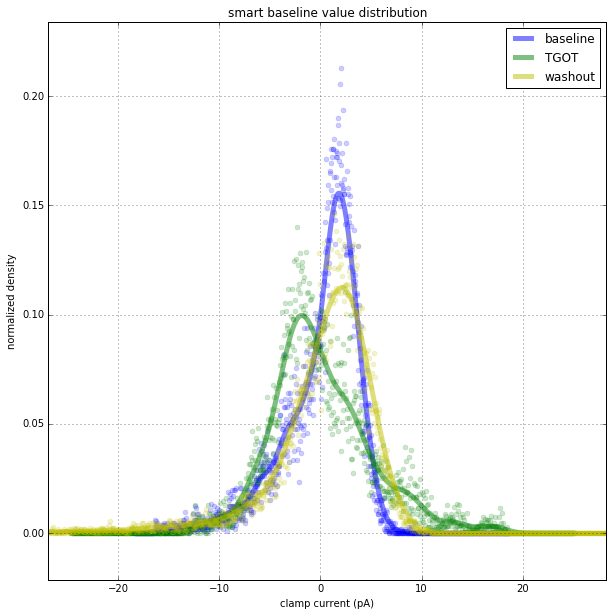

Reproduce this figure in Python.
"""
MOST OF THIS CODE IS NOT USED
ITS COPY/PASTED AND LEFT HERE FOR CONVENIENCE
"""

import os
import sys

# in case our module isn't installed (running from this folder)
if not os.path.abspath('../../../') in sys.path:
    sys.path.append('../../../') # helps spyder get docs

import swhlab
import swhlab.common as cm
import matplotlib.pyplot as plt
import numpy as np

import warnings # suppress VisibleDeprecationWarning warning
warnings.filterwarnings("ignore", category=np.VisibleDeprecationWarning)

def analyzeSweep(abf,plotToo=True,color=None,label=None):
    Y=abf.sweepYsmartbase()[abf.pointsPerSec*.5:]
    AV,SD=np.average(Y),np.std(Y)
    dev=5 # number of stdevs from the avg to set the range
    R1,R2=[(AV-SD)*dev,(AV+SD)*dev]
    nBins=1000
    hist,bins=np.histogram(Y,bins=nBins,range=[R1,R2],density=True)
    histSmooth=abf.convolve(hist,cm.kernel_gaussian(nBins/5))

    if plotToo:
        plt.plot(bins[1:],hist,'.',color=color,alpha=.2,ms=10)
        plt.plot(bins[1:],histSmooth,'-',color=color,lw=5,alpha=.5,label=label)

    return

if __name__=="__main__":
    #abfFile=R"C:\Users\scott\Documents\important\demodata\abfs\16d07022.abf"
    abfFile=R"X:\Data\2P01\2016\2016-09-01 PIR TGOT\16d07022.abf"
    abf=swhlab.ABF(abfFile)

    # prepare figure
    plt.figure(figsize=(10,10))
    plt.grid()
    plt.title("smart baseline value distribution")
    plt.xlabel(abf.units2)
    plt.ylabel("normalized density")

    # do the analysis
    abf.kernel=abf.kernel_gaussian(sizeMS=500)
    abf.setsweep(175)
    analyzeSweep(abf,color='b',label="baseline")
    abf.setsweep(200)
    analyzeSweep(abf,color='g',label="TGOT")
    abf.setsweep(375)
    analyzeSweep(abf,color='y',label="washout")

    # show figure
    plt.legend()
    plt.margins(0,.1)
    plt.show()

    print("DONE")
